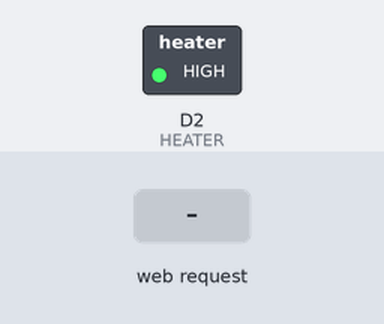
This sketch was run on a simulated ESP8266 (NodeMCU). Shown: switched loads named in the sketch (green lamp = pin HIGH). The test bench sets the inputs (shaded band). WiFi joins after 1.5 s; servers stay silent unless stated; what the sketch prints to the serial monitor is not drawn.

Above: at 2.7 s.
2.8 s: HTTP request GET /heateron received
At 4.0 s:
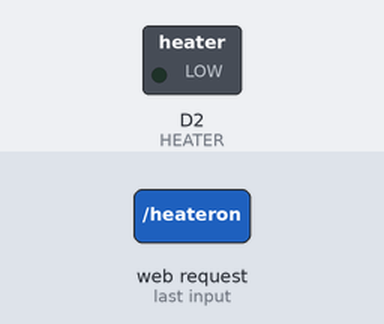
4.3 s: HTTP request GET /heateroff received
At 5.2 s:
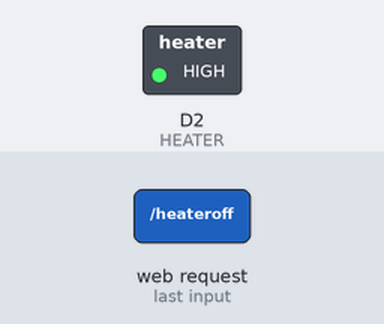
Timing chart, 0 to 7.3 s (numbered marks = the images above; inputs shaded):
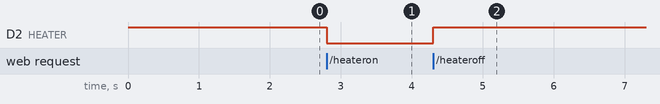

Measured:
- after the input at 2.8 s, D2 (HEATER): HIGH → LOW at once
- after the input at 4.3 s, D2 (HEATER): LOW → HIGH at once

The sketch:

iot_homeautomation.ino
```cpp
#include <ESP8266WiFi.h>
#define HEATER D2

const char* ssid = "esp";
 const char* password = "12345678";

WiFiServer server(80);

void setup() {
  Serial.begin(115200);
  pinMode(HEATER, OUTPUT);
  digitalWrite(HEATER,HIGH);


  Serial.println();
  Serial.println();
  Serial.print("Connecting to ");
  Serial.println(ssid);
  WiFi.begin(ssid, password);
  while (WiFi.status() != WL_CONNECTED)
  {
    delay(500);
    Serial.print(".");
  }
  Serial.println("");
  Serial.println("WiFi connected");
  server.begin();
  Serial.println("Server started");
  Serial.println(WiFi.localIP());
}

void loop() {
  WiFiClient client = server.available();
  if (!client) {
    return;
  }

  Serial.println("new client");
  while(!client.available())
  {
    delay(1);
  }
  String req = client.readStringUntil('\r');
  Serial.println(req);
  client.flush();

  if (req.indexOf("/heateron") != -1)
  {

    digitalWrite(HEATER,LOW);
    Serial.println("HEATER ON");
  }
  else if(req.indexOf("/heateroff") != -1)
  {
    digitalWrite(HEATER,HIGH);
    Serial.println("HETAER OFF");
  }


  String web = "HTTP/1.1 200 OK\r\nContent-Type: text/html\r\n\r\n";
  /*web += "<html>\r\n";
  web += "<body>\r\n";
  web += "<h1>LED Status</h1>\r\n";
  web += "<p>\r\n";
  if(status_led==1)
      web += "LED On\r\n";
  else
      web += "LED Off\r\n";
  web += "</p>\r\n";
  web += "</p>\r\n";
  web += "<a href=\"/ledon\">\r\n";
  web += "<button>LED On</button >\r\n";
  web += "</a>\r\n";
  web += "</p>\r\n";

  web += "<a href=\"/ledoff\">\r\n";
  web += "<button>LED Off</button >\r\n";
  web += "</a>\r\n";

  web += "</body>\r\n";
  web += "</html>\r\n";
  */
  client.print(web);
}
```
